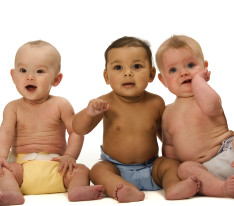
#> input picture bab.jpg, 234 x 206 px
$ jupyter execute lbp.py.ipynb   (shell and % lines are left out)
#> lines starting #> are read from the running program, lines starting #| are printed output that depends on the picture; after the words box and inside, x2 and y2 are one past the last pixel; in counts of white or black regions, pixels touching at a corner belong together
[cell 1]
import cv2 as cv
import numpy as np

[cell 2]
face_cascade = cv.CascadeClassifier('lbpcascade_frontalface.xml')
img = cv.imread('bab.jpg')
#> img is the input picture: shape (206, 234, 3); mean B, G, R 149.8, 169.4, 199.5
gray = cv.cvtColor(img, cv.COLOR_BGR2GRAY)
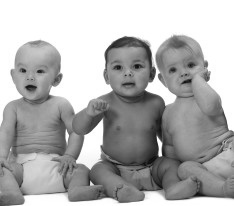
#> gray: shape (206, 234); min 9, max 255, mean 176.2

[cell 3]
faces = face_cascade.detectMultiScale(gray, 1.2, 5)
#> faces = [[9, 54, 44, 44], [101, 46, 54, 54]]
for (x,y,w,h) in faces:
    cv.rectangle(img,(x,y),(x+w,y+h),(255,0,0),2)
    roi_gray = gray[y:y+h, x:x+w]
    roi_color = img[y:y+h, x:x+w]
#> this loop made 2 passes
#> pass 1, `roi_gray = gray[y:y+h, x:x+w]`:
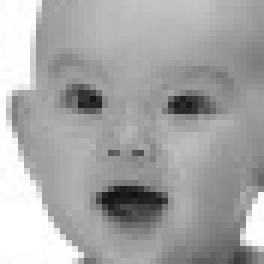
#> roi_gray: shape (44, 44) (shown 6 times larger); min 18, max 255, mean 166.1
#> pass 1, `roi_color = img[y:y+h, x:x+w]`:
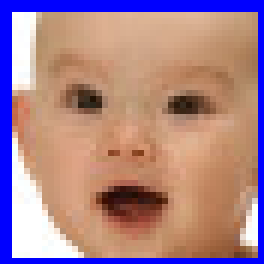
#> roi_color: shape (44, 44, 3) (shown 6 times larger); mean B, G, R 139.4, 130.9, 169.4
#> pass 2, `roi_gray = gray[y:y+h, x:x+w]`:
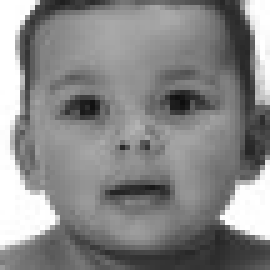
#> roi_gray: shape (54, 54) (shown 5 times larger); min 14, max 255, mean 135.6
#> pass 2, `roi_color = img[y:y+h, x:x+w]`:
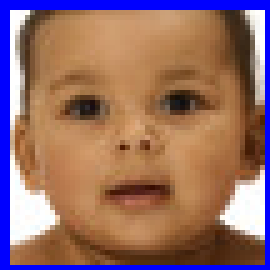
#> roi_color: shape (54, 54, 3) (shown 5 times larger); mean B, G, R 104.9, 109.3, 148.3
#> after the loop:
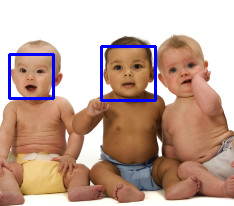
#> img: shape (206, 234, 3); 2.42% of pixels changed, all inside (x1, y1, x2, y2) = (8, 45, 157, 102)
cv.imshow('img',img)
cv.waitKey(0)
cv.destroyAllWindows()

$ run again, with sii.jpg copied over bab.jpg
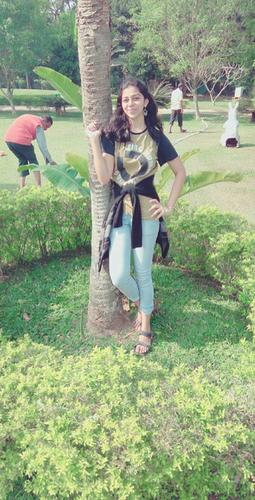
#> input picture sii.jpg, 255 x 500 px
#> img is the input picture: shape (500, 255, 3); mean B, G, R 130.4, 164.2, 147.3
#> `gray = cv.cvtColor(img, cv.COLOR_BGR2GRAY)`:
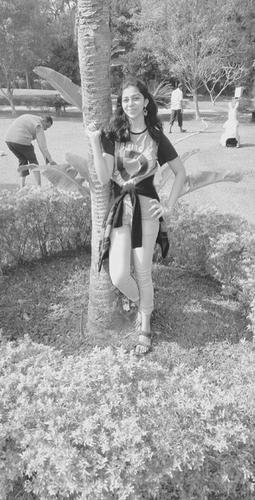
#> gray: shape (500, 255); min 16, max 253, mean 155.3
#> faces = [[116, 87, 30, 30]]
#> the loop `for (x,y,w,h) in faces:` made 1 pass
#> after the loop `for (x,y,w,h) in faces:`:
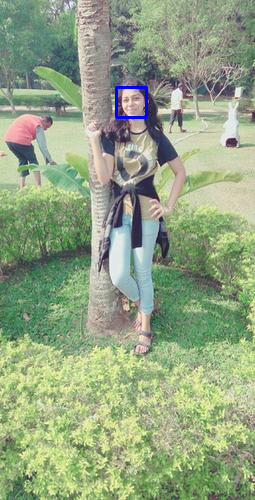
#> img: shape (500, 255, 3); 0.28% of pixels changed, all inside (x1, y1, x2, y2) = (115, 86, 148, 119)
